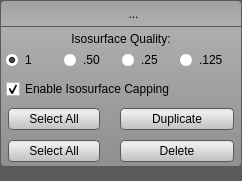
<?xml version="1.0" encoding="UTF-8"?>
<ui version="4.0">
 <class>GroupButtonMenu</class>
 <widget class="QWidget" name="GroupButtonMenu">
  <property name="geometry">
   <rect>
    <x>0</x>
    <y>0</y>
    <width>242</width>
    <height>181</height>
   </rect>
  </property>
  <property name="windowTitle">
   <string>GroupButtonMenu</string>
  </property>
  <property name="styleSheet">
   <string notr="true">QPushButton{
  background-color: qlineargradient(spread:pad, x1:0.5, y1:0, x2:0.5, y2:0.960227, stop:0 rgba(221, 221, 221, 255), stop:0.155779 rgba(238, 238, 238, 255), stop:1 rgba(192, 194, 194, 255));
  border-radius: 4px;
  border: 1px solid rgb(90, 90, 90);
  margin:4px;
}

QPushButton:hover{
  background-color: qlineargradient(spread:pad, x1:0.5, y1:0, x2:0.5, y2:1, stop:0 rgba(195, 195, 195, 255), stop:0.253769 rgba(206, 206, 206, 255), stop:1 rgba(185, 185, 185, 255));
  border-radius: 4px;
  border: 1px solid rgb(90, 90, 90);
  margin:4px;
}

QPushButton:pressed{
  background-color: qlineargradient(spread:pad, x1:0.5, y1:0, x2:0.5, y2:1, stop:0 rgba(150, 150, 150, 255), stop:0.753769 rgba(206, 206, 206, 255), stop:1 rgba(185, 185, 185, 255));
  border-radius: 4px;
  border: 1px solid rgb(90, 90, 90);
  margin:4px;
}


QWidget#background_{
  background-color: rgb( 90,90,90 );
} 

/*group_new_mask_button_ */
QToolButton#group_new_mask_button_{
  background-color: rgba(0, 0, 0, 0);
  border: 1px solid rgba(0, 0, 0, 0);
  margin: 0 0 0 0;
  padding: 0 0 0 0;
}
QToolButton#group_new_mask_button_:hover{
  background-color: rgba( 0, 0, 0, 30 ); border-radius: 3px;
}
QToolButton#group_new_mask_button_:pressed{
  background-color: rgb(233, 111, 53);
  border-radius: 3px;
  border: 1px solid rgb(142, 67, 32);
  margin: 0 0 0 0;
  padding: 0 0 0 0; 
}

/* group_delete_button_ */
QToolButton#group_delete_button_{
  background-color: rgba(0, 0, 0, 0);
  border: 1px solid rgba(0, 0, 0, 0);
  margin: 0 0 0 0;
  padding: 0 0 0 0;
}
QToolButton#group_delete_button_:hover{
  background-color: rgba( 0, 0, 0, 30 ); border-radius: 3px;
}
QToolButton#group_delete_button_:checked{
  background-color: rgba(0, 0, 0, 0);
  border: 1px solid rgba(0, 0, 0, 0);
  margin: 0 0 0 0;
  padding: 0 0 0 0;
}

/* group_iso_button_ */
QToolButton#group_iso_button_{
  background-color: rgba(0, 0, 0, 0);
  border: 1px solid rgba(0, 0, 0, 0);
  margin: 0 0 0 0;
  padding: 0 0 0 0;
}
QToolButton#group_iso_button_:hover{
  background-color: rgba( 0, 0, 0, 30 ); border-radius: 3px;
}
QToolButton#group_iso_button_:checked{
  background-color: rgba(0, 0, 0, 0);
  border: 1px solid rgba(0, 0, 0, 0);
  margin: 0 0 0 0;
  padding: 0 0 0 0;
}

/* duplicate_layer_button_ */
QToolButton#duplicate_layer_button_{
  background-color: rgba(0, 0, 0, 0);
  border: 1px solid rgba(0, 0, 0, 0);
  margin: 0 0 0 0;
  padding: 0 0 0 0;
}
QToolButton#duplicate_layer_button_:hover{
  background-color: rgba( 0, 0, 0, 30 ); border-radius: 3px;
}
QToolButton#duplicate_layer_button_:checked{
  background-color: rgba(0, 0, 0, 0);
  border: 1px solid rgba(0, 0, 0, 0);
  margin: 0 0 0 0;
  padding: 0 0 0 0;
}

QWidget#group_tools_{
  border-radius: 4px;
  border: 1px solid rgb(90, 90, 90);
  background-color: qlineargradient(spread:pad, x1:0.5, y1:0, x2:0.5, y2:0.960227, stop:0 rgba(161, 161, 161, 255), stop:0.155779 rgba(175, 175, 175, 255), stop:1 rgba(144, 144, 144, 255));
}

QWidget#buttons_{
  border-bottom: 1px solid rgb(90, 90, 90);
}</string>
  </property>
  <layout class="QHBoxLayout" name="horizontalLayout">
   <property name="spacing">
    <number>0</number>
   </property>
   <property name="margin">
    <number>0</number>
   </property>
   <item>
    <widget class="QWidget" name="background_" native="true">
     <layout class="QVBoxLayout" name="verticalLayout">
      <property name="spacing">
       <number>0</number>
      </property>
      <property name="margin">
       <number>0</number>
      </property>
      <item>
       <widget class="QWidget" name="group_tools_" native="true">
        <layout class="QVBoxLayout" name="verticalLayout_10">
         <property name="spacing">
          <number>0</number>
         </property>
         <property name="margin">
          <number>0</number>
         </property>
         <item>
          <widget class="QWidget" name="buttons_" native="true">
           <property name="sizePolicy">
            <sizepolicy hsizetype="Preferred" vsizetype="Fixed">
             <horstretch>0</horstretch>
             <verstretch>0</verstretch>
            </sizepolicy>
           </property>
           <property name="minimumSize">
            <size>
             <width>0</width>
             <height>27</height>
            </size>
           </property>
           <property name="maximumSize">
            <size>
             <width>16777215</width>
             <height>27</height>
            </size>
           </property>
           <layout class="QHBoxLayout" name="horizontalLayout_2" stretch="0,0,0,0,1">
            <property name="spacing">
             <number>4</number>
            </property>
            <property name="leftMargin">
             <number>2</number>
            </property>
            <property name="topMargin">
             <number>3</number>
            </property>
            <property name="rightMargin">
             <number>2</number>
            </property>
            <property name="bottomMargin">
             <number>2</number>
            </property>
            <item>
             <spacer name="horizontalSpacer">
              <property name="orientation">
               <enum>Qt::Horizontal</enum>
              </property>
              <property name="sizeHint" stdset="0">
               <size>
                <width>40</width>
                <height>20</height>
               </size>
              </property>
             </spacer>
            </item>
            <item>
             <widget class="QToolButton" name="duplicate_layer_button_">
              <property name="toolTip">
               <string>Duplicate a layer</string>
              </property>
              <property name="text">
               <string>...</string>
              </property>
              <property name="icon">
               <iconset resource="../../Resources/QtResources.qrc">
                <normaloff>:/Images/DuplicateOff.png</normaloff>
                <normalon>:/Images/Duplicate.png</normalon>:/Images/DuplicateOff.png</iconset>
              </property>
              <property name="iconSize">
               <size>
                <width>35</width>
                <height>20</height>
               </size>
              </property>
              <property name="checkable">
               <bool>true</bool>
              </property>
             </widget>
            </item>
            <item>
             <widget class="QToolButton" name="group_iso_button_">
              <property name="minimumSize">
               <size>
                <width>0</width>
                <height>22</height>
               </size>
              </property>
              <property name="maximumSize">
               <size>
                <width>16777215</width>
                <height>22</height>
               </size>
              </property>
              <property name="toolTip">
               <string>Open the isosurface menu</string>
              </property>
              <property name="text">
               <string/>
              </property>
              <property name="icon">
               <iconset resource="../../Resources/QtResources.qrc">
                <normaloff>:/Images/IsosurfaceMenuOff.png</normaloff>
                <normalon>:/Images/IsosurfaceMenu.png</normalon>:/Images/IsosurfaceMenuOff.png</iconset>
              </property>
              <property name="iconSize">
               <size>
                <width>35</width>
                <height>20</height>
               </size>
              </property>
              <property name="checkable">
               <bool>true</bool>
              </property>
             </widget>
            </item>
            <item>
             <widget class="QToolButton" name="group_delete_button_">
              <property name="minimumSize">
               <size>
                <width>22</width>
                <height>22</height>
               </size>
              </property>
              <property name="maximumSize">
               <size>
                <width>22</width>
                <height>22</height>
               </size>
              </property>
              <property name="toolTip">
               <string>Delete a layer</string>
              </property>
              <property name="text">
               <string/>
              </property>
              <property name="icon">
               <iconset resource="../../Resources/QtResources.qrc">
                <normaloff>:/Images/Minus.png</normaloff>
                <normalon>:/Images/MinusOn.png</normalon>:/Images/Minus.png</iconset>
              </property>
              <property name="iconSize">
               <size>
                <width>20</width>
                <height>20</height>
               </size>
              </property>
              <property name="checkable">
               <bool>true</bool>
              </property>
             </widget>
            </item>
            <item>
             <widget class="QToolButton" name="group_new_mask_button_">
              <property name="minimumSize">
               <size>
                <width>22</width>
                <height>22</height>
               </size>
              </property>
              <property name="maximumSize">
               <size>
                <width>22</width>
                <height>22</height>
               </size>
              </property>
              <property name="toolTip">
               <string>Create a new mask layer</string>
              </property>
              <property name="text">
               <string/>
              </property>
              <property name="icon">
               <iconset resource="../../Resources/QtResources.qrc">
                <normaloff>:/Images/Add.png</normaloff>
                <normalon>:/Images/AddOn.png</normalon>:/Images/Add.png</iconset>
              </property>
              <property name="iconSize">
               <size>
                <width>20</width>
                <height>20</height>
               </size>
              </property>
             </widget>
            </item>
           </layout>
          </widget>
         </item>
         <item>
          <widget class="QWidget" name="iso_quality_" native="true">
           <layout class="QVBoxLayout" name="verticalLayout_14" stretch="0,1">
            <property name="spacing">
             <number>2</number>
            </property>
            <property name="margin">
             <number>4</number>
            </property>
            <item>
             <widget class="QWidget" name="widget_19" native="true">
              <property name="minimumSize">
               <size>
                <width>0</width>
                <height>16</height>
               </size>
              </property>
              <layout class="QHBoxLayout" name="horizontalLayout_31">
               <property name="spacing">
                <number>0</number>
               </property>
               <property name="leftMargin">
                <number>4</number>
               </property>
               <property name="topMargin">
                <number>0</number>
               </property>
               <property name="rightMargin">
                <number>4</number>
               </property>
               <property name="bottomMargin">
                <number>0</number>
               </property>
               <item>
                <widget class="QLabel" name="label">
                 <property name="sizePolicy">
                  <sizepolicy hsizetype="Preferred" vsizetype="Fixed">
                   <horstretch>0</horstretch>
                   <verstretch>0</verstretch>
                  </sizepolicy>
                 </property>
                 <property name="minimumSize">
                  <size>
                   <width>0</width>
                   <height>16</height>
                  </size>
                 </property>
                 <property name="text">
                  <string>Isosurface Quality:</string>
                 </property>
                 <property name="alignment">
                  <set>Qt::AlignCenter</set>
                 </property>
                </widget>
               </item>
              </layout>
             </widget>
            </item>
            <item>
             <widget class="QWidget" name="widget_18" native="true">
              <property name="sizePolicy">
               <sizepolicy hsizetype="Preferred" vsizetype="MinimumExpanding">
                <horstretch>0</horstretch>
                <verstretch>0</verstretch>
               </sizepolicy>
              </property>
              <layout class="QHBoxLayout" name="horizontalLayout_24" stretch="1,1,1,1">
               <property name="spacing">
                <number>0</number>
               </property>
               <property name="margin">
                <number>1</number>
               </property>
               <item>
                <widget class="QRadioButton" name="radioButton_1_point_0">
                 <property name="text">
                  <string>1</string>
                 </property>
                 <property name="checked">
                  <bool>true</bool>
                 </property>
                </widget>
               </item>
               <item>
                <widget class="QRadioButton" name="radioButton_point_5">
                 <property name="text">
                  <string>.50</string>
                 </property>
                </widget>
               </item>
               <item>
                <widget class="QRadioButton" name="radioButton_point_25">
                 <property name="text">
                  <string>.25</string>
                 </property>
                </widget>
               </item>
               <item>
                <widget class="QRadioButton" name="radioButton_point_125">
                 <property name="text">
                  <string>.125</string>
                 </property>
                </widget>
               </item>
              </layout>
             </widget>
            </item>
           </layout>
          </widget>
         </item>
         <item>
          <widget class="QWidget" name="iso_capping_" native="true">
           <property name="minimumSize">
            <size>
             <width>0</width>
             <height>10</height>
            </size>
           </property>
           <layout class="QHBoxLayout" name="horizontalLayout_5">
            <property name="spacing">
             <number>0</number>
            </property>
            <property name="margin">
             <number>6</number>
            </property>
            <item>
             <widget class="QCheckBox" name="iso_capping_checkbox_">
              <property name="minimumSize">
               <size>
                <width>50</width>
                <height>0</height>
               </size>
              </property>
              <property name="text">
               <string>Enable Isosurface Capping</string>
              </property>
              <property name="checked">
               <bool>true</bool>
              </property>
             </widget>
            </item>
           </layout>
          </widget>
         </item>
         <item>
          <widget class="QWidget" name="duplicate_layers_" native="true">
           <property name="minimumSize">
            <size>
             <width>0</width>
             <height>32</height>
            </size>
           </property>
           <property name="maximumSize">
            <size>
             <width>16777215</width>
             <height>32</height>
            </size>
           </property>
           <layout class="QHBoxLayout" name="horizontalLayout_4">
            <property name="spacing">
             <number>12</number>
            </property>
            <property name="leftMargin">
             <number>4</number>
            </property>
            <property name="topMargin">
             <number>0</number>
            </property>
            <property name="rightMargin">
             <number>4</number>
            </property>
            <property name="bottomMargin">
             <number>0</number>
            </property>
            <item>
             <widget class="QPushButton" name="select_all_for_duplication_button_">
              <property name="minimumSize">
               <size>
                <width>0</width>
                <height>30</height>
               </size>
              </property>
              <property name="maximumSize">
               <size>
                <width>100</width>
                <height>16777215</height>
               </size>
              </property>
              <property name="text">
               <string>Select All</string>
              </property>
              <property name="checkable">
               <bool>true</bool>
              </property>
             </widget>
            </item>
            <item>
             <widget class="QPushButton" name="duplicate_button_">
              <property name="minimumSize">
               <size>
                <width>0</width>
                <height>30</height>
               </size>
              </property>
              <property name="text">
               <string>Duplicate</string>
              </property>
             </widget>
            </item>
           </layout>
          </widget>
         </item>
         <item>
          <widget class="QWidget" name="delete_" native="true">
           <property name="minimumSize">
            <size>
             <width>0</width>
             <height>32</height>
            </size>
           </property>
           <property name="maximumSize">
            <size>
             <width>16777215</width>
             <height>32</height>
            </size>
           </property>
           <layout class="QHBoxLayout" name="horizontalLayout_3">
            <property name="spacing">
             <number>12</number>
            </property>
            <property name="leftMargin">
             <number>4</number>
            </property>
            <property name="topMargin">
             <number>0</number>
            </property>
            <property name="rightMargin">
             <number>4</number>
            </property>
            <property name="bottomMargin">
             <number>0</number>
            </property>
            <item>
             <widget class="QPushButton" name="select_all_button_">
              <property name="minimumSize">
               <size>
                <width>0</width>
                <height>30</height>
               </size>
              </property>
              <property name="maximumSize">
               <size>
                <width>100</width>
                <height>16777215</height>
               </size>
              </property>
              <property name="toolTip">
               <string>Select all layers in this group</string>
              </property>
              <property name="text">
               <string>Select All</string>
              </property>
              <property name="checkable">
               <bool>true</bool>
              </property>
             </widget>
            </item>
            <item>
             <widget class="QPushButton" name="delete_button_">
              <property name="minimumSize">
               <size>
                <width>0</width>
                <height>30</height>
               </size>
              </property>
              <property name="text">
               <string>Delete</string>
              </property>
             </widget>
            </item>
           </layout>
          </widget>
         </item>
        </layout>
       </widget>
      </item>
      <item>
       <widget class="QLabel" name="facade_">
        <property name="text">
         <string/>
        </property>
       </widget>
      </item>
     </layout>
    </widget>
   </item>
  </layout>
 </widget>
 <resources>
  <include location="../../Resources/QtResources.qrc"/>
 </resources>
 <connections/>
</ui>
